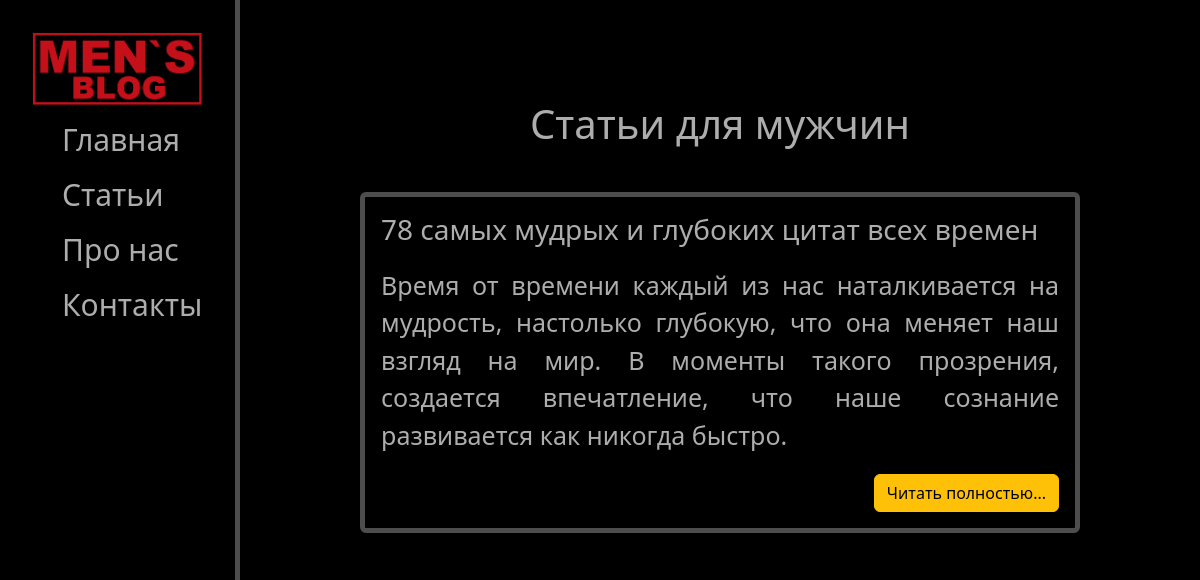
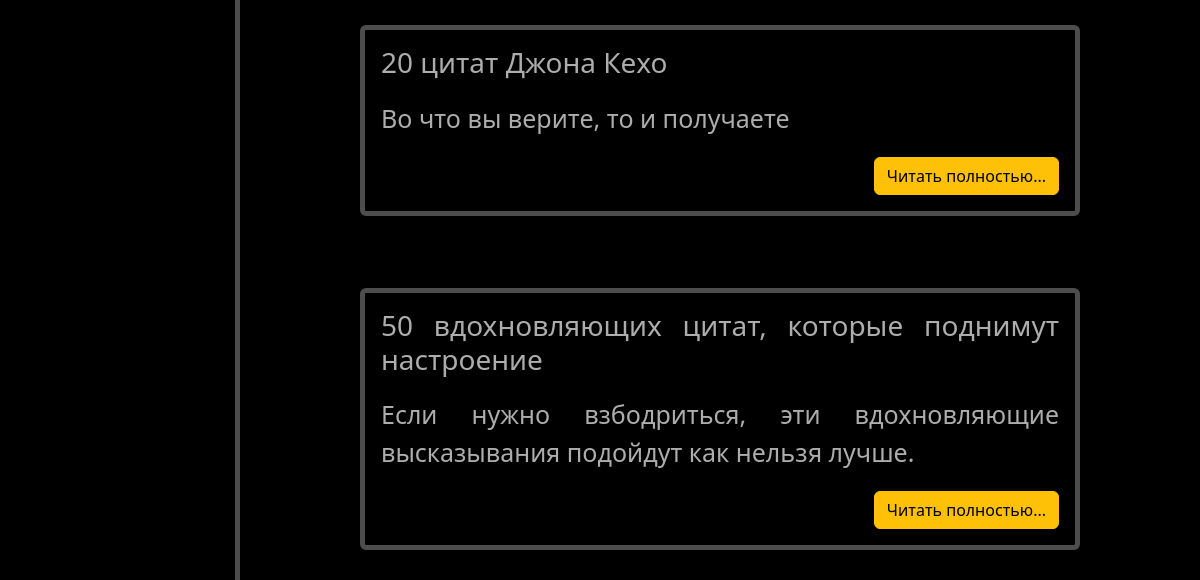
Before: /news/ (upper part) with the older database file (2 pictures, top to bottom).
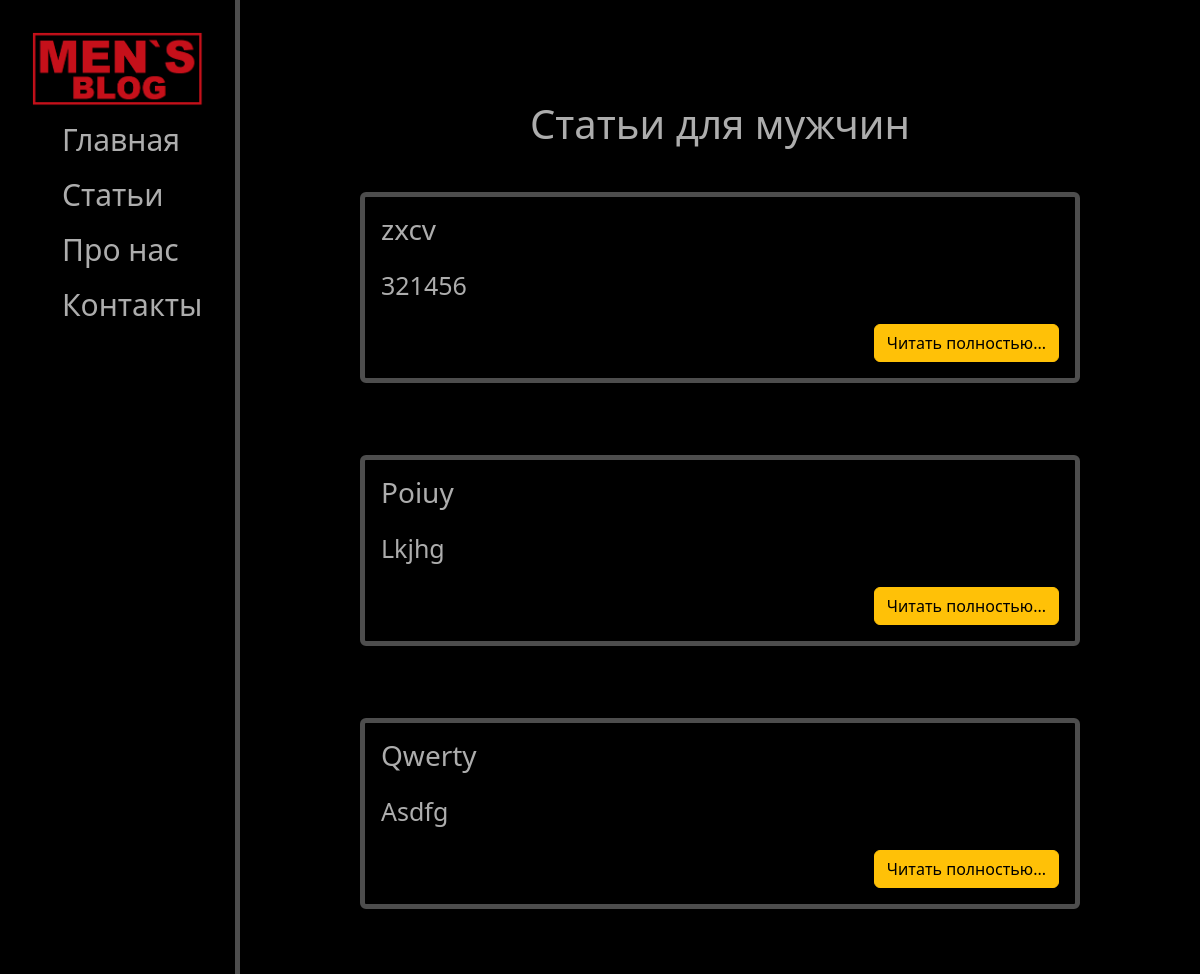
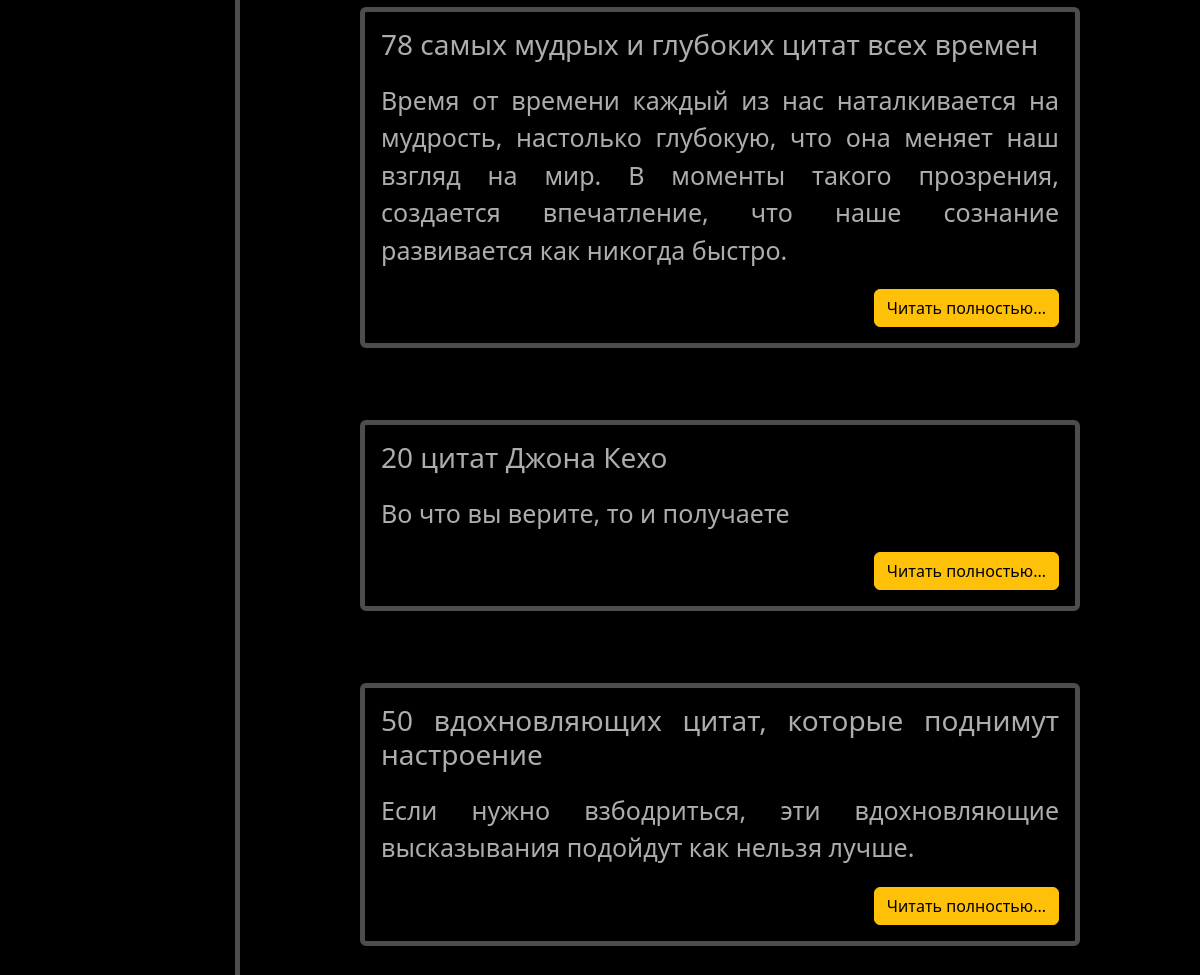
After: the same page with the newer database file (2 pictures, top to bottom).
### news/models.py (models this page shows, shortened)
class Articles(models.Model):
    title = models.CharField('Название', max_length=100, default='Статья без названия')
    anons = models.CharField('Анонс', max_length=350)
    full_text = models.TextField('Статья')
    date = models.DateTimeField(default=datetime.now)
    class Meta: # множественное и единственно число названия таблицы
        verbose_name = 'Новость'
        verbose_name_plural = 'Новости'

### news/views.py (the view)
# urls.py: path('', views.news_home, name='news_home'),
def news_home(request):
    news = Articles.objects.order_by('-date')
    return render(request, 'news/news_home.html', {'news': news})

### news/templates/news/news_home.html (shortened to what this page needs)
{% extends 'main/layout.html' %}
{% block content %}
    <div class="features">
        <h1>Статьи для мужчин</h1>
        {% if news %}
            {% for el in news %}
                <div class="alert alert-warning">
                    <h3>{{ el.title }}</h3>
                    <p> {{ el.anons }}</p>
                    <a href="{% url 'news-detail' el.id %}" class="btn btn-warning">Читать полностью...</a>
                </div>
            {% endfor %}
        {% else %}
            <p>У вас не записей!</p>
        {% endif %}
    </div>
{% endblock %}

Changed rows visible on the page:
added Articles: title "zxcv", anons "321456"
added Articles: title "Poiuy", anons "Lkjhg"
added Articles: title "Qwerty", anons "Asdfg"
